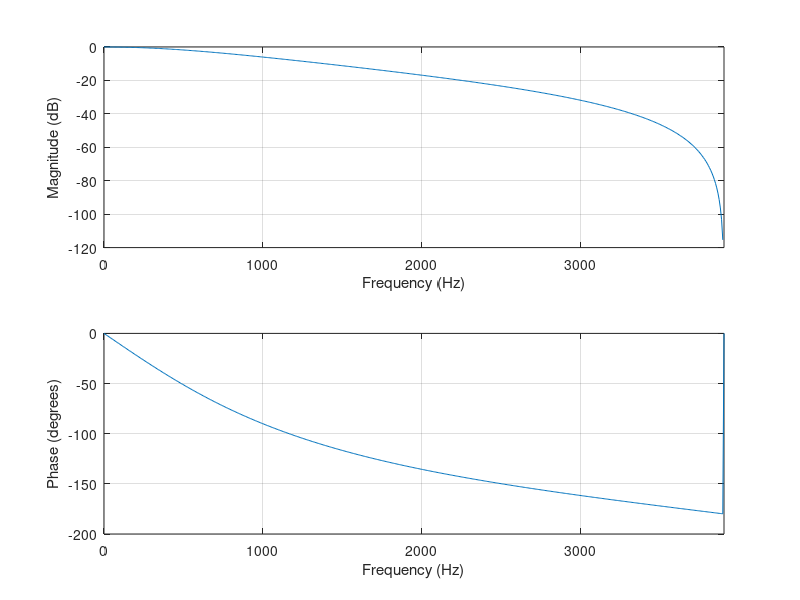

Recreate this plot in MATLAB. (Note: this script raises an error after producing the figure.)
%% Generate LPF Coefficients for PGA970
% This script generates 1st-order Butterworth Low Pass Filter coefficients
% for the PGA970 demodulator. It sweeps across cutoff frequencies and
% downsample rates to create a lookup table of filter configurations.
%
% Output: lpf.txt — Tab-delimited table with filter coefficients and
%                    register values (b1, a2) for hardware implementation.

clear all
close all

%% Configuration
% Modify these parameters to generate different coefficient tables

fSample = 1/(256e-6);           % Sample rate in Hz (3906.25 Hz)
minDS = 0.5;                    % Minimum downsample rate
maxDS = 1;                      % Maximum downsample rate
cfStart = 20;                   % Starting cutoff frequency (Hz)
cfEnd = 1000;                   % Maximum cutoff frequency (Hz)
cfStep = 10;                    % Cutoff frequency increment (Hz)

%% Generate LPF Coefficient Table
% Iterate through all combinations of cutoff frequencies and downsample rates

LPFs = [];
filterNum = 1;

cf = cfStart;
while (cf <= cfEnd)
    ds = minDS;  % Downsample rate
    while (ds <= maxDS)
        % Calculate output data rate in microseconds
        outputRate = ds / fSample * 1e6;

        % Calculate normalized cutoff frequency (in units of π rad/sample)
        % Normalized frequency = cutoff / (Nyquist frequency)
        % where Nyquist = fSample / (2 * ds)
        lEdge = cf / (fSample / ds / 2);

        % Design 1st-order Butterworth filter
        [b, a] = butter(1, lEdge);

        % Convert coefficients to 16-bit signed integer format for hardware
        % b1 = numerator coefficient (scaled by 2^15)
        % a2 = denominator coefficient (negated and scaled by 2^15)
        b1 = round(b(1) * 2^15);
        a2 = -round(a(2) * 2^15);

        % Store row: FilterNum | CutoffFreq | DS | OutputRate | b(1) | b(2) | a(1) | a(2) | b1 | a2 | cf/1000
        LPFs = [LPFs; [filterNum cf ds outputRate b a cf ds b1 a2 cf/1000]];

        filterNum = filterNum + 1;
        ds = ds + 0.5;
    end
    cf = cf + cfStep;
end

%% Save Coefficient Table
save lpf.txt LPFs -ascii -tabs -double

%% Visualization for Selected Filter
% Select a specific row from the LPF table to visualize its frequency response
% and step response

selectedRow = 197;  % MODIFY THIS to select a different row
b_coeff = [LPFs(selectedRow, 5), LPFs(selectedRow, 6)];
a_coeff = [LPFs(selectedRow, 7), LPFs(selectedRow, 8)];

% Calculate effective sampling rate for visualization
effectiveSampleRate = fSample / LPFs(selectedRow, 3);

% Plot frequency response (doubled cascade for 2nd-order response)
figure('Name', 'LPF Frequency Response', 'NumberTitle', 'off');
freqz(conv(b_coeff, b_coeff), conv(a_coeff, a_coeff), [], effectiveSampleRate);

% Plot step response (doubled cascade for 2nd-order response)
figure('Name', 'LPF Step Response', 'NumberTitle', 'off');
stepz(conv(b_coeff, b_coeff), conv(a_coeff, a_coeff), [], effectiveSampleRate);

%% Convert Selected Coefficients to Hexadecimal
% These hex values can be directly programmed into PGA970 registers
% DEMODx_LPF_B1 and DEMODx_LPF_A2

b1Hex = dec2hex(round(LPFs(selectedRow, 5) * 2^15));
a2Hex = dec2hex(-round(LPFs(selectedRow, 8) * 2^15));

fprintf('\nSelected Filter (Row %d):\n', selectedRow);
fprintf('  Cutoff Frequency: %.1f Hz\n', LPFs(selectedRow, 2));
fprintf('  b1 (decimal): %d\n', round(LPFs(selectedRow, 5) * 2^15));
fprintf('  a2 (decimal): %d\n', -round(LPFs(selectedRow, 8) * 2^15));
fprintf('  b1 (hex): 0x%s\n', b1Hex);
fprintf('  a2 (hex): 0x%s\n', a2Hex);
